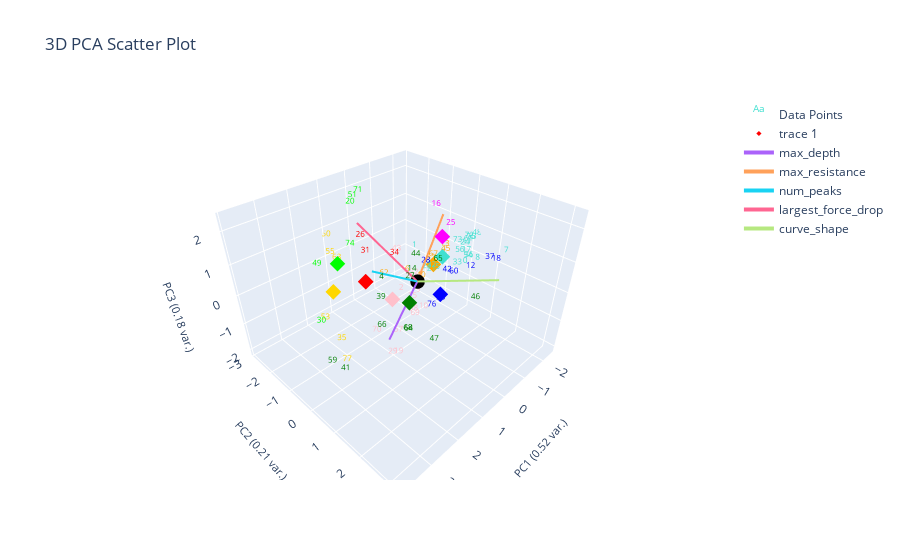

The cell this chart's notebook holds for it:
### Markdown cell above
# Clustering data with ES-D removed (Corrected)

### Code cell
# should labels be fixed or not
labeled_data_esd_removed = marions_labeled_data[marions_labeled_data[ylabel_name] != 'ES-D'].copy()
marions_labeled_data_esd_removed = marions_labeled_data[marions_labeled_data[ylabel_name] != 'ES-D']

# print('Labeled data only')
# plotting.plot_clusters_seperately(labeled_data_esd_removed[f'{ylabel_name}_nums'], curve_data, ylabel_name, bold_idxs=labeled_data_esd_removed.index.tolist(), cluster_category_names=list(ylabel_to_cluster_num.keys()))

# print('ES-D' in labeled_data_esd_removed['marions_ylabels_2'].values)
label_centroids_esd_removed = find_labels_centroids(labeled_data_esd_removed, ylabel_to_cluster_num, ylabel_name)
pseudo_data_esd_removed = find_closest_centroid(data_features, label_centroids_esd_removed, ylabel_name)

# print('Corrected')
# print(print('ES-D' in pseudo_data_esd_removed['pseudo_marions_ylabels_2'].values))
# changed_ylabel_idxs = find_changed_ylabel_data(labeled_data_esd_removed, pseudo_data_esd_removed, ylabel_name)
# corrected_pseudo_data_esd_removed = correct_pseudo_ylabels_to_actual(pseudo_data_esd_removed, marions_labeled_data, ylabel_name, changed_ylabel_idxs)
# print(corrected_pseudo_data_esd_removed)
# plotting.plot_clusters_seperately(corrected_pseudo_data_esd_removed[f'pseudo_{ylabel_name}_nums'], curve_data, ylabel_name, cluster_category_names=list(ylabel_to_cluster_num.keys()), pseudo_corrections=labeled_data_esd_removed)
# print(label_centroids_esd_removed)
# plotting.plot_pca(corrected_pseudo_data_esd_removed, corrected_pseudo_data_esd_removed[f'pseudo_{ylabel_name}_nums'], 3, graph_title="", ylabel_name=ylabel_name, centroids=label_centroids_esd_removed)

print('Uncorrected')
# find_changed_ylabel_data(marions_labeled_data_esd_removed, pseudo_data_esd_removed, ylabel_name)
# print(pseudo_data_esd_removed[['filenames', f'pseudo_{ylabel_name}']])
print(pseudo_data_esd_removed.loc[marions_labeled_data_esd_removed.index][['filenames', f'pseudo_{ylabel_name}']])

plotting.plot_clusters_seperately(pseudo_data_esd_removed[f'pseudo_{ylabel_name}_nums'], curve_data, ylabel_name, cluster_category_names=list(ylabel_to_cluster_num.keys()), bold_idxs=marions_labeled_data_esd_removed.index)
# print(label_centroids_esd_removed)
plotting.plot_pca(pseudo_data_esd_removed, pseudo_data_esd_removed[f'pseudo_{ylabel_name}_nums'], 3, graph_title="", ylabel_name=ylabel_name, centroids=label_centroids_esd_removed)
plotting.pca_analysis(pseudo_data_esd_removed)

### Figure 1 — Plotly figure (JSON) as saved in the notebook; plotly's stock layout.template omitted (floating-point values rounded to 4 significant figures)
{"data": [{"mode": "text", "name": "Data Points", "text": ["0", "1", "2", "3", "4", "5", "6", "7", "8", "9", "10", "11", "12", "13", "14", "15", "16", "17", "18", "19", "20", "21", "22", "23", "24", "25", "26", "27", "28", "29", "30", "31", "32", "33", "34", "35", "36", "37", "38", "39", "40", "41", "42", "43", "44", "45", "46", "47", "48", "49", "50", "51", "52", "53", "54", "55", "56", "57", "58", "59", "60", "61", "62", "63", "64", "65", "66", "67", "68", "69", "70", "71", "72", "73", "74", "75", "76", "77"], "textfont": {"color": ["turquoise", "turquoise", "pink", "turquoise", "green", "turquoise", "orange", "turquoise", "turquoise", "pink", "pink", "turquoise", "blue", "orange", "green", "pink", "magenta", "turquoise", "blue", "pink", "lime", "turquoise", "pink", "turquoise", "turquoise", "magenta", "red", "green", "blue", "pink", "lime", "red", "turquoise", "turquoise", "red", "gold", "turquoise", "blue", "blue", "green", "orange", "green", "blue", "pink", "green", "orange", "green", "green", "turquoise", "lime", "gold", "lime", "orange", "gold", "turquoise", "gold", "turquoise", "pink", "pink", "green", "blue", "turquoise", "orange", "gold", "green", "green", "green", "orange", "green", "pink", "pink", "lime", "turquoise", "turquoise", "lime", "turquoise", "blue", "gold"], "size": 8}, "type": "scatter3d", "x": [-1.233, -0.7734, 0.07805, -2.31, 1.74, -0.9559, -1.198, -1.772, -1.53, -0.377, -0.2349, -2.14, -1.183, -1.995, 1.275, -0.4026, -1.451, -1.868, -1.098, 1.182, 0.5963, -0.733, -0.2477, -0.7311, -2.154, -1.327, 1.137, 0.7081, -0.4433, 1.667, 3.803, 0.8954, -0.8618, -1.292, 1.048, 2.997, -1.333, -1.005, -0.1835, 1.956, -0.8069, 3.259, -0.8456, 0.3595, 0.821, -1.649, 1.623, 1.435, -2.382, 2.88, 1.057, 1.203, -1.495, 2.631, -1.809, 1.333, -1.647, 0.6285, -0.07713, 3.86, -0.9216, -2.277, -0.8036, 1.538, 1.173, 0.5964, 1.998, -1.648, 1.272, 0.0497, 1.761, 0.6385, -2.338, -1.506, 1.407, -2.339, -0.3077, 3.078], "y": [0.76, -0.8841, -0.5916, 0.2406, 0.3841, -0.04468, -1.581, 1.746, 0.9808, -0.2961, 0.07943, 0.08934, 1.013, -0.6487, 1.007, -0.5607, -0.6339, 0.3177, 1.881, 0.4197, -2.155, -0.1261, -0.3689, -0.2933, 0.02188, 0.05704, -1.111, 0.3863, -0.08345, 0.6776, 0.635, -1.25, -0.2137, 0.4356, 0.1492, 0.1906, 0.7971, 1.725, 0.7763, 0.5826, -0.5914, 0.5673, 0.4137, -0.4924, 0.6921, -0.3374, 3.168, 1.955, 0.2718, -0.7138, -2.862, -1.277, -0.8083, -1.019, 0.4353, -2.347, 0.2262, -0.1538, -0.1979, 0.9722, 0.6129, 0.03028, -2.33, -1.744, 0.8098, 1.252, 0.6327, -0.8315, 0.8733, -0.009247, 0.1418, -1.745, 0.03224, 0.2135, -1.243, 0.09649, 0.3427, 0.4513], "z": [0.1447, 0.1882, -0.8515, 0.3157, 0.8553, -0.3172, -1.241, 0.7051, 0.2263, -1.011, -1.374, 0.1486, 0.1139, -0.186, 1.179, -1.402, 1.429, 0.06011, 0.7898, -2.086, 1.684, -0.3097, -0.326, -0.3003, 0.07967, 1.106, 1.226, 0.3742, 0.1357, -1.584, 0.8045, 0.5526, -0.2811, -0.08133, 1.165, -0.5339, 0.3249, 0.8218, -0.6345, 0.4452, -0.8159, -1.153, -0.1366, 0.7128, 1.268, -0.0962, 1.656, -0.4241, 0.4341, 1.275, 0.5064, 2.373, -0.5564, -0.7745, -0.07607, 0.2222, 0.1148, -1.941, -1.534, -0.165, -0.1481, 0.1672, -1.576, 0.3845, -0.9581, 1.269, -0.4272, -0.5121, -0.8342, -1.533, -1.047, 2.188, 0.2638, 0.5153, 1.006, 0.2361, -1.197, -1.042]}, {"marker": {"color": ["red", "gold", "blue", "green", "pink", "turquoise", "orange", "lime", "magenta"], "size": 4, "symbol": "diamond"}, "mode": "markers", "type": "scatter3d", "x": [1.485, 2.027, -0.1369, 1.297, 0.6214, -1.143, -1.648, 2.2, -1.15], "y": [-0.5408, -1.335, 0.769, 0.9423, -0.4062, -0.05893, -0.8315, -0.7602, -0.1088], "z": [0.4503, -0.01373, -0.1305, 0.4208, -0.5276, 0.3254, -0.5121, 1.244, 0.9886]}, {"marker": {"color": "black", "size": 5}, "mode": "markers", "name": "Origin", "showlegend": false, "type": "scatter3d", "x": [0], "y": [0], "z": [0]}, {"line": {"width": 4}, "mode": "lines+text", "name": "max_depth", "textposition": "top center", "type": "scatter3d", "x": [0, 1.671], "y": [0, 0.5602], "z": [0, -0.8414]}, {"line": {"width": 4}, "mode": "lines+text", "name": "max_resistance", "textposition": "top center", "type": "scatter3d", "x": [0, -1.573], "y": [0, -0.4633], "z": [0, 1.441]}, {"line": {"width": 4}, "mode": "lines+text", "name": "num_peaks", "textposition": "top center", "type": "scatter3d", "x": [0, 1.54], "y": [0, -0.1927], "z": [0, 0.9662]}, {"line": {"width": 4}, "mode": "lines+text", "name": "largest_force_drop", "textposition": "top center", "type": "scatter3d", "x": [0, 1.165], "y": [0, -1.154], "z": [0, 1.885]}, {"line": {"width": 4}, "mode": "lines+text", "name": "curve_shape", "textposition": "top center", "type": "scatter3d", "x": [0, -0.008738], "y": [0, 2.665], "z": [0, 1.314]}], "layout": {"autosize": true, "scene": {"xaxis": {"title": {"font": {"size": 11}, "text": "PC1 (0.52 var.)"}}, "yaxis": {"title": {"font": {"size": 11}, "text": "PC2 (0.21 var.)"}}, "zaxis": {"title": {"font": {"size": 11}, "text": "PC3 (0.18 var.)"}}}, "title": {"text": "3D PCA Scatter Plot"}}}
